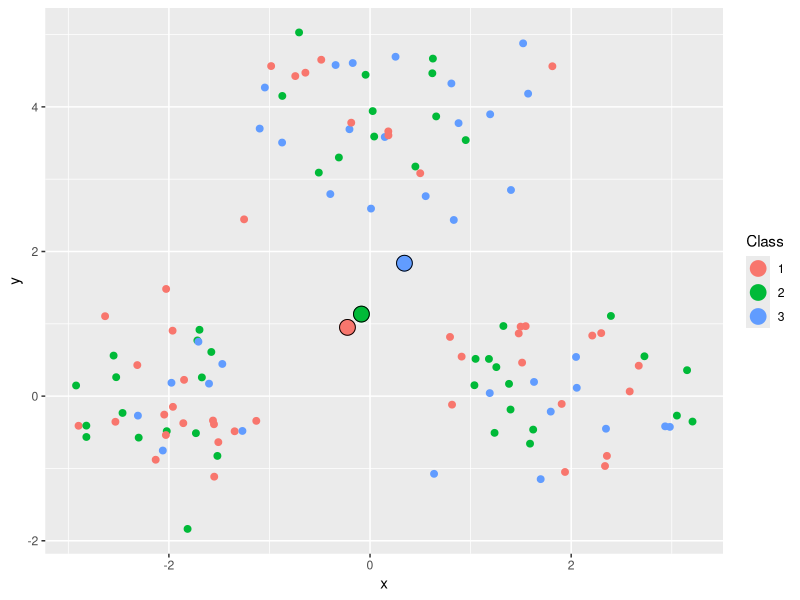

Source code (R):
library(MASS)
library(ggplot2)
library(dplyr)


##generate some data
N <- 40
K <- 3
mu1 <- c(-2,0)
mu2 <- c(2,0)
mu3 <- c(0,4)
sd0 <- 1/sqrt(5)

x1 <- mvrnorm(N,mu1,diag(c(1,1)*sd0))
x2 <- mvrnorm(N,mu2,diag(c(1,1)*sd0))
x3 <- mvrnorm(N,mu3,diag(c(1,1)*sd0))
X <- rbind(x1,x2,x3)


#######################################################
##
data.df <-
    data.frame(id=1:(K*N),
               x=X[,1],
               y=X[,2],
               ##randomly assign class
               Class=factor(sample(1:K,K*N,rep=T)))

dists2 <- function(pt) which.min(apply(centers.df[,2:3],1,
                              function(cent) (cent[1]-pt[1])^2+(cent[2]-pt[2])^2))

#######################################################
## Now do the interation the creates the k-means
centers.df <- data.df%>%
    group_by(Class)%>%
    summarize(x0=mean(x),
              y0=mean(y))
centers.df
ggplot(data.df,aes(x,y,color=Class))+
    geom_point(size=2)+
    geom_point(data=centers.df,aes(x0,y0,color=Class),size=5)+
    geom_point(data=centers.df,aes(x0,y0),size=5,shape=1,color="black")


#######################################################
data.df$Class <- factor(apply(data.df[,2:3],1,dists2))

